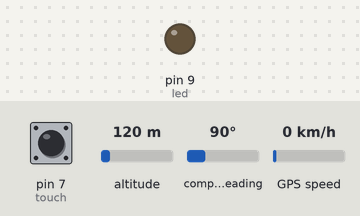
A sketch run on a simulated Arduino Uno, built with avr-gcc and run on an emulated ATmega328P. Shown: output pins drawn as LEDs (lit = HIGH). The inputs (shaded band) are chosen by the test bench; at power-on: pin 7 (touch) LOW, altitude 120 m, compass heading 90°, GPS speed 0 km/h. The GPS gets a fix after 3 s at 37.7749, -122.4194 with 8 satellites; the modem accepts every AT command (registered, SIM ready, sends succeed) and sends nothing else; what the sketch prints to the serial monitor is not drawn.

Above: at 4.2 s.
4.3 s: pin 7 (touch) pulled HIGH for 0.15 s
At 5.7 s:
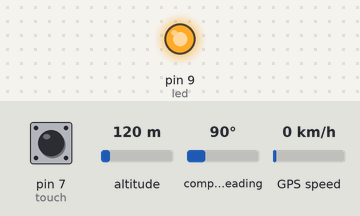
Timing chart, 0 to 21.7 s (numbered marks = the images above; inputs shaded):
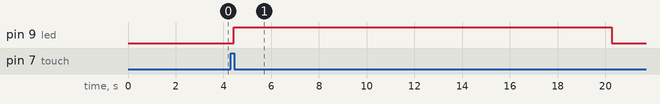

Measured:
- after the input at 4.3 s, pin 9 (led): LOW → HIGH after 0.14 s, → LOW 15.8 s later

The sketch:

cod.ino
```cpp
#include <SoftwareSerial.h>
#include <TinyGPS++.h>

const int touch = 7;
const int led = 9;

SoftwareSerial sim(4, 5);
SoftwareSerial ss(2, 3);

int _timeout;
String _buffer;
String number = "0040746807566";

TinyGPSPlus gps;
static const uint32_t GPSBaud = 9600;

void setup() {
  pinMode(touch, INPUT);
  pinMode(led, OUTPUT);

  Serial.begin(9600);
  sim.begin(9600);
  ss.begin(GPSBaud);

  Serial.println("Sistemul a pornit...");
  delay(1000);

  sim.println("AT");
  delay(1000);
  if (sim.available()) {
    String response = sim.readString();
    Serial.println("Modul SIM800L conectat: " + response);
  } else {
    Serial.println("Eroare: Modul SIM800L nu raspunde.");
  }

  Serial.println("Asteapta atingerea pentru a trimite un SMS si a initia un apel");
}

void loop() {
  int touchState = digitalRead(touch);

  if (touchState == HIGH) {
    digitalWrite(led, HIGH);
    displayGPS();

    delay(2000);

    SendMessage();
    delay(5000);
    CallNumber();
    delay(5000);

    digitalWrite(led, LOW);
  }

  if (sim.available() > 0)
    Serial.write(sim.read());

  if (Serial.available() > 0) {
    switch (Serial.read()) {
      case 'r':
        ReceiveMessage();
        break;
    }
  }

  delay(200);
}

void SendMessage() {
  sim.println("AT+CMGF=1");
  delay(200);
  sim.println("AT+CMGS=\"" + number + "\"\r");
  delay(200);
  String SMS = "PERICOL";
  sim.println(SMS);
  delay(100);
  sim.println((char)26);
  delay(200);
  _buffer = _readSerial();
}

void ReceiveMessage() {
  Serial.println("SIM800L Citire SMS");
  sim.println("AT+CMGF=1");
  delay(200);
  sim.println("AT+CNMI=1,2,0,0,0");
  delay(200);
  Serial.write("Mesajele necitite au fost preluate");
}

String _readSerial() {
  _timeout = 0;
  while (!sim.available() && _timeout < 12000) {
    delay(13);
    _timeout++;
  }
  if (sim.available()) {
    return sim.readString();
  } else {
    return "";
  }
}

void CallNumber() {
  sim.print(F("ATD"));
  sim.print(number);
  sim.print(F(";\r\n"));
  delay(1000);
  _buffer = _readSerial();
  Serial.println(_buffer);
}

void displayGPS() {
  while (ss.available() > 0) {
    gps.encode(ss.read());
    if (gps.location.isUpdated()) {
      Serial.print("Latitude= ");
      Serial.print(gps.location.lat(), 6);
      Serial.print(" Longitude= ");
      Serial.println(gps.location.lng(), 6);
    }
  }
}
```
